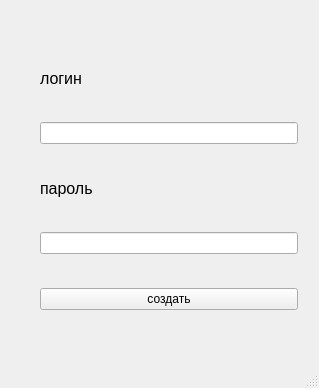
<?xml version="1.0" encoding="UTF-8"?>
<ui version="4.0">
 <class>createuser</class>
 <widget class="QMainWindow" name="createuser">
  <property name="geometry">
   <rect>
    <x>0</x>
    <y>0</y>
    <width>319</width>
    <height>388</height>
   </rect>
  </property>
  <property name="windowTitle">
   <string>MainWindow</string>
  </property>
  <widget class="QWidget" name="centralwidget">
   <widget class="QWidget" name="layoutWidget">
    <property name="geometry">
     <rect>
      <x>40</x>
      <y>40</y>
      <width>258</width>
      <height>301</height>
     </rect>
    </property>
    <layout class="QVBoxLayout" name="verticalLayout">
     <item>
      <widget class="QLabel" name="label_2">
       <property name="maximumSize">
        <size>
         <width>16777215</width>
         <height>20</height>
        </size>
       </property>
       <property name="font">
        <font>
         <pointsize>12</pointsize>
        </font>
       </property>
       <property name="text">
        <string>логин</string>
       </property>
      </widget>
     </item>
     <item>
      <widget class="QLineEdit" name="login"/>
     </item>
     <item>
      <widget class="QLabel" name="label">
       <property name="maximumSize">
        <size>
         <width>16777215</width>
         <height>20</height>
        </size>
       </property>
       <property name="font">
        <font>
         <pointsize>12</pointsize>
        </font>
       </property>
       <property name="text">
        <string>пароль</string>
       </property>
      </widget>
     </item>
     <item>
      <widget class="QLineEdit" name="password"/>
     </item>
     <item>
      <widget class="QPushButton" name="creatuser">
       <property name="text">
        <string>создать</string>
       </property>
      </widget>
     </item>
    </layout>
   </widget>
  </widget>
  <widget class="QMenuBar" name="menubar">
   <property name="geometry">
    <rect>
     <x>0</x>
     <y>0</y>
     <width>319</width>
     <height>21</height>
    </rect>
   </property>
  </widget>
  <widget class="QStatusBar" name="statusbar"/>
 </widget>
 <resources/>
 <connections/>
</ui>
